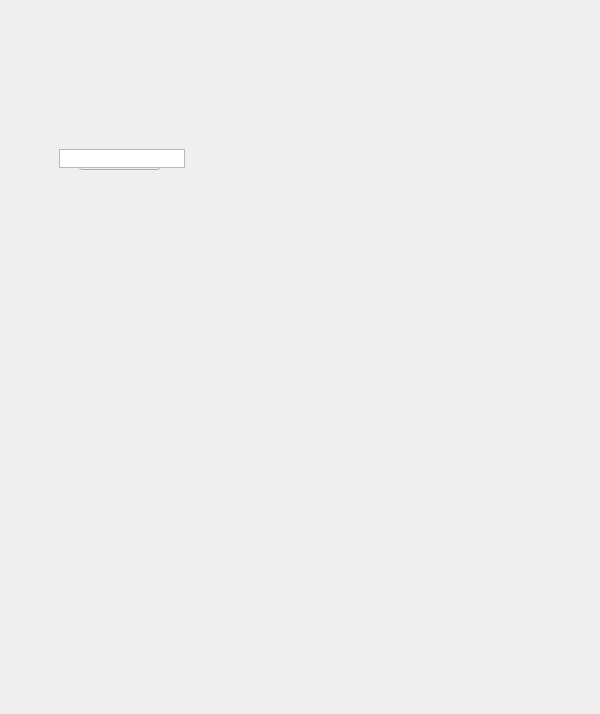
<?xml version="1.0" encoding="UTF-8"?>
<ui version="4.0">
 <class>translucent_window</class>
 <widget class="QMainWindow" name="translucent_window">
  <property name="enabled">
   <bool>true</bool>
  </property>
  <property name="geometry">
   <rect>
    <x>0</x>
    <y>0</y>
    <width>600</width>
    <height>714</height>
   </rect>
  </property>
  <property name="sizePolicy">
   <sizepolicy hsizetype="Ignored" vsizetype="Ignored">
    <horstretch>0</horstretch>
    <verstretch>0</verstretch>
   </sizepolicy>
  </property>
  <property name="minimumSize">
   <size>
    <width>0</width>
    <height>0</height>
   </size>
  </property>
  <property name="maximumSize">
   <size>
    <width>16777215</width>
    <height>16777215</height>
   </size>
  </property>
  <property name="cursor">
   <cursorShape>ArrowCursor</cursorShape>
  </property>
  <property name="whatsThis">
   <string>editors_lower</string>
  </property>
  <property name="toolButtonStyle">
   <enum>Qt::ToolButtonIconOnly</enum>
  </property>
  <property name="tabShape">
   <enum>QTabWidget::Triangular</enum>
  </property>
  <property name="dockNestingEnabled">
   <bool>true</bool>
  </property>
  <property name="dockOptions">
   <set>QMainWindow::AllowNestedDocks|QMainWindow::AllowTabbedDocks|QMainWindow::AnimatedDocks|QMainWindow::ForceTabbedDocks</set>
  </property>
  <widget class="QWidget" name="widget">
   <property name="sizePolicy">
    <sizepolicy hsizetype="Ignored" vsizetype="Ignored">
     <horstretch>0</horstretch>
     <verstretch>0</verstretch>
    </sizepolicy>
   </property>
   <layout class="QGridLayout" name="gridLayout">
    <item row="0" column="0">
     <widget class="QWidget" name="staticWindow" native="true">
      <widget class="QPushButton" name="i000">
       <property name="geometry">
        <rect>
         <x>70</x>
         <y>140</y>
         <width>81</width>
         <height>21</height>
        </rect>
       </property>
       <property name="minimumSize">
        <size>
         <width>0</width>
         <height>21</height>
        </size>
       </property>
       <property name="maximumSize">
        <size>
         <width>16777215</width>
         <height>21</height>
        </size>
       </property>
       <property name="whatsThis">
        <string>editors.lower</string>
       </property>
      </widget>
      <widget class="ListWidget" name="list000">
       <property name="geometry">
        <rect>
         <x>50</x>
         <y>140</y>
         <width>126</width>
         <height>19</height>
        </rect>
       </property>
       <property name="sizePolicy">
        <sizepolicy hsizetype="Maximum" vsizetype="Expanding">
         <horstretch>0</horstretch>
         <verstretch>0</verstretch>
        </sizepolicy>
       </property>
       <property name="frameShape">
        <enum>QFrame::StyledPanel</enum>
       </property>
       <property name="frameShadow">
        <enum>QFrame::Plain</enum>
       </property>
       <property name="verticalScrollBarPolicy">
        <enum>Qt::ScrollBarAlwaysOff</enum>
       </property>
       <property name="horizontalScrollBarPolicy">
        <enum>Qt::ScrollBarAlwaysOff</enum>
       </property>
       <property name="sizeAdjustPolicy">
        <enum>QAbstractScrollArea::AdjustToContents</enum>
       </property>
       <property name="resizeMode">
        <enum>QListView::Adjust</enum>
       </property>
       <property name="uniformItemSizes">
        <bool>false</bool>
       </property>
      </widget>
     </widget>
    </item>
   </layout>
  </widget>
 </widget>
 <customwidgets>
  <customwidget>
   <class>ListWidget</class>
   <extends>QListWidget</extends>
   <header>listwidget.h</header>
  </customwidget>
 </customwidgets>
 <resources/>
 <connections/>
 <designerdata>
  <property name="gridDeltaX">
   <number>5</number>
  </property>
  <property name="gridDeltaY">
   <number>10</number>
  </property>
  <property name="gridSnapX">
   <bool>true</bool>
  </property>
  <property name="gridSnapY">
   <bool>true</bool>
  </property>
  <property name="gridVisible">
   <bool>true</bool>
  </property>
 </designerdata>
</ui>
